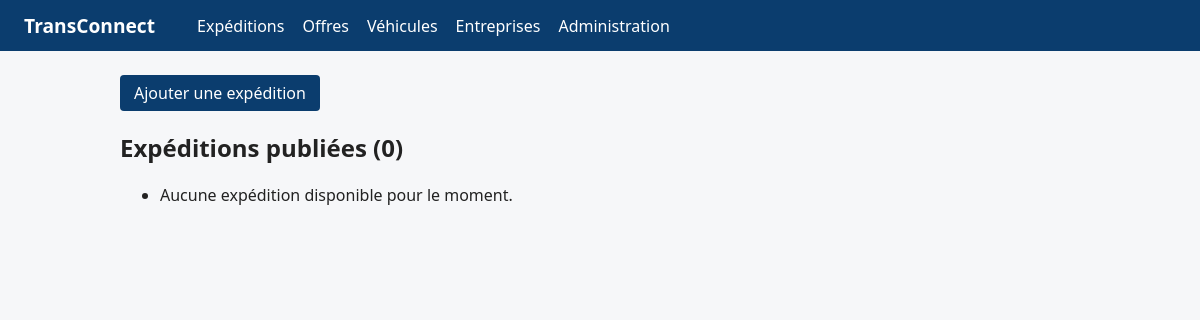
The page /expeditions/ on the database as committed earlier.
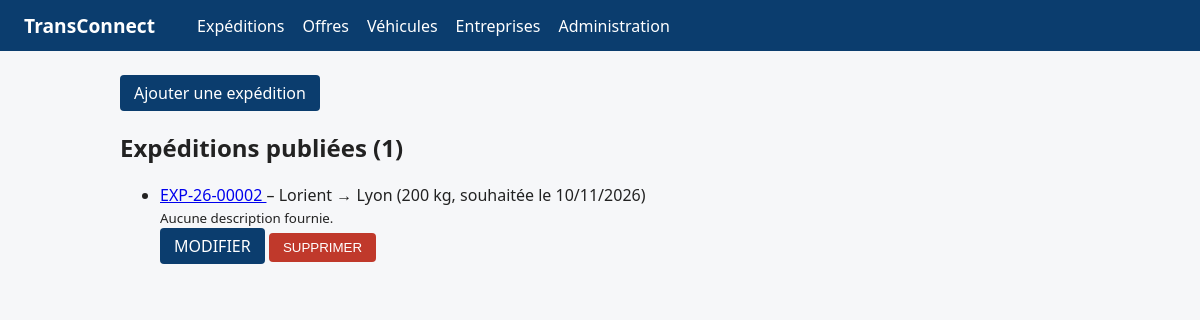
The same page on the database as committed later.
### ExpeditionsApp/models.py (models this page shows, shortened)
class Expedition(models.Model):
    STATUT_CHOICES = [
        ('publiee', 'Publiée'),
        ('attribuee', 'Attribuée'),
        ('en_cours', 'En cours'),
        ('livree', 'Livrée'),
        ('annulee', 'Annulée'),
    ]
    reference = models.CharField(
        max_length=12,
        unique=True,
        blank=True,
        editable=False,
        validators=[RegexValidator(r'^EXP-\d{2}-\d{5}$', "Format attendu : EXP-AA-NNNNN")],
    )
    ville_depart = models.CharField(max_length=100)
    ville_arrivee = models.CharField(max_length=100)
    poids_kg = models.DecimalField(
        max_digits=10,
        decimal_places=2,
        validators=[MinValueValidator(Decimal('0.01'))],
    )
    date_souhaitee = models.DateField()
    description = models.TextField(blank=True)
    statut = models.CharField(max_length=20, choices=STATUT_CHOICES, default='publiee')
    entreprise = models.ForeignKey(
        Entreprise,
        on_delete=models.CASCADE,
        related_name='expéditions',
    )
    created_at = models.DateTimeField(auto_now_add=True)
    updated_at = models.DateTimeField(auto_now=True)

### ExpeditionsApp/views.py (the view)
# urls.py: path('', views.liste_expeditions, name='liste'),
def liste_expeditions(request):
    expeditions = (
        Expedition.objects
        .filter(statut='publiee')
        .select_related('entreprise')
        .order_by('-created_at')
    )
    return render(request, 'expeditions/liste.html', {'expeditions': expeditions})

### ExpeditionsApp/templates/expeditions/liste.html (shortened to what this page needs)
{% extends 'base.html' %}
{% block content %}
<p><a class="button" href="{% url 'expeditions:ajouter' %}">Ajouter une expédition</a></p>
<h2>Expéditions publiées ({{ expeditions|length }})</h2>
<ul>
{% for expedition in expeditions %}
    <li>
        <a href="{% url 'expeditions:detail' expedition.reference %}">
            {{ expedition.reference }}
        </a>
        – {{ expedition.ville_depart }} → {{ expedition.ville_arrivee }}
        ({{ expedition.poids_kg|floatformat:0 }} kg,
         souhaitée le {{ expedition.date_souhaitee|date:"d/m/Y" }})
        <br>
        <small>{{ expedition.description|default:"Aucune description fournie."|truncatewords:15 }}</small>
        <div>
            <a class="button" href="{% url 'expeditions:modifier' expedition.reference %}">MODIFIER</a>
            <form class="inline-form" method="post" action="{% url 'expeditions:supprimer' expedition.reference %}"
                  onsubmit="return confirm('Supprimer définitivement cette expédition ?');">
                <button class="danger" type="submit">SUPPRIMER</button>
            </form>
        </div>
    </li>
{% empty %}
    <li>Aucune expédition disponible pour le moment.</li>
{% endfor %}
</ul>
{% endblock %}

Rows that differ between the two databases and show on the page:
added Expedition: reference "EXP-26-00002", ville_depart "Lorient", ville_arrivee "Lyon", poids_kg "200", date_souhaitee "10/11/2026", description "Aucune description fournie."
Other text that changed with them:
{{ expeditions|length }}: "0" → "1"
text no longer shown: "Aucune expédition disponible pour le moment."
